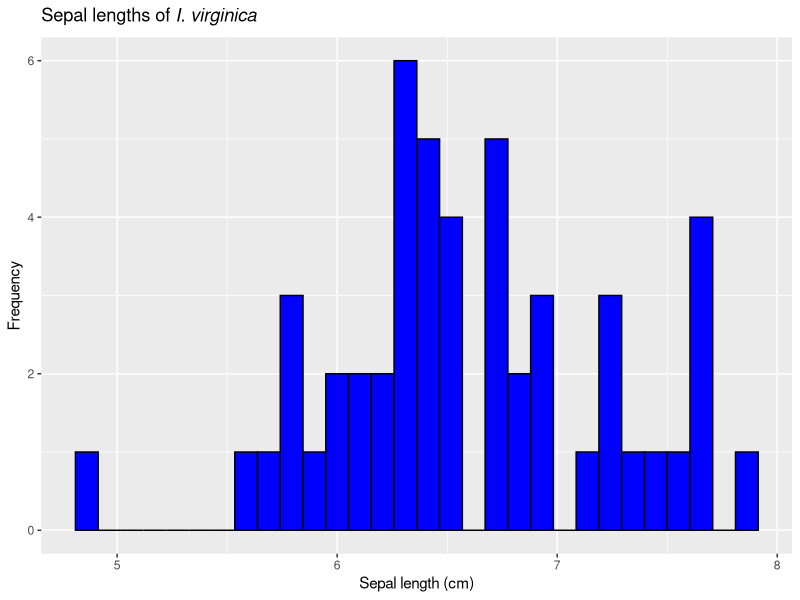
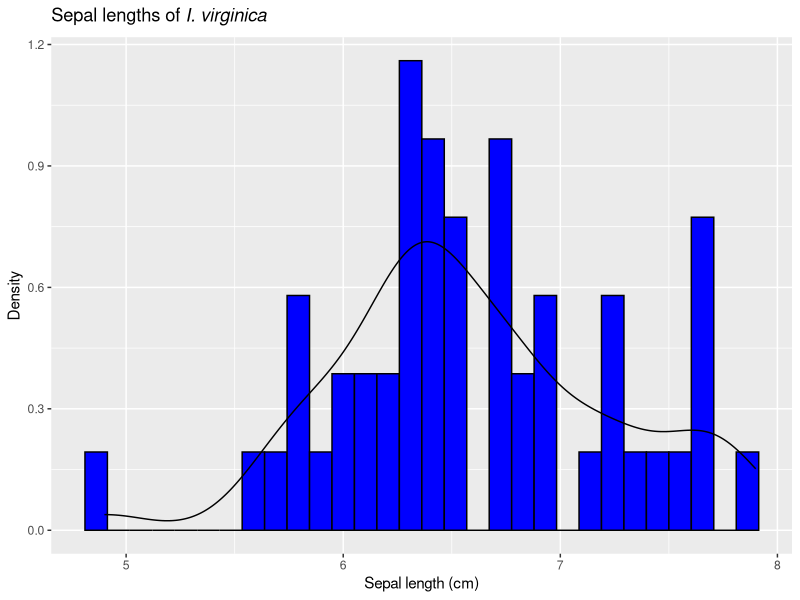
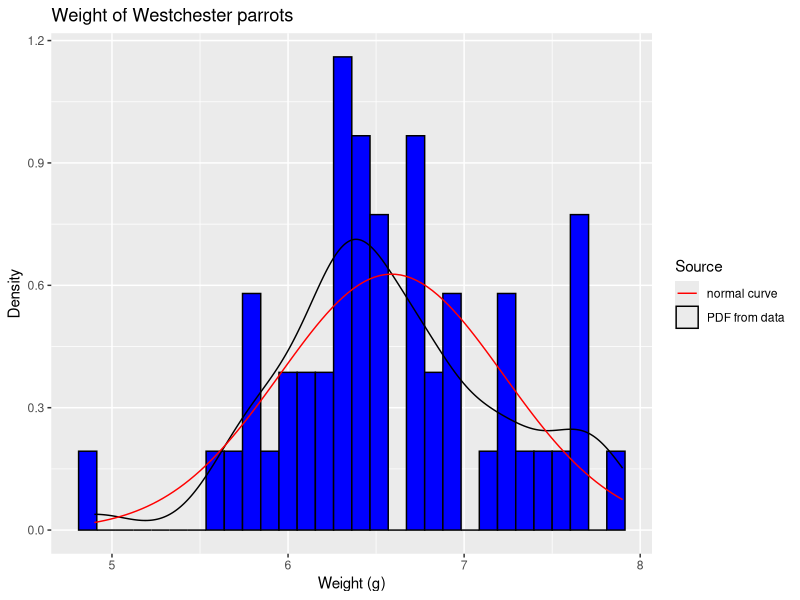
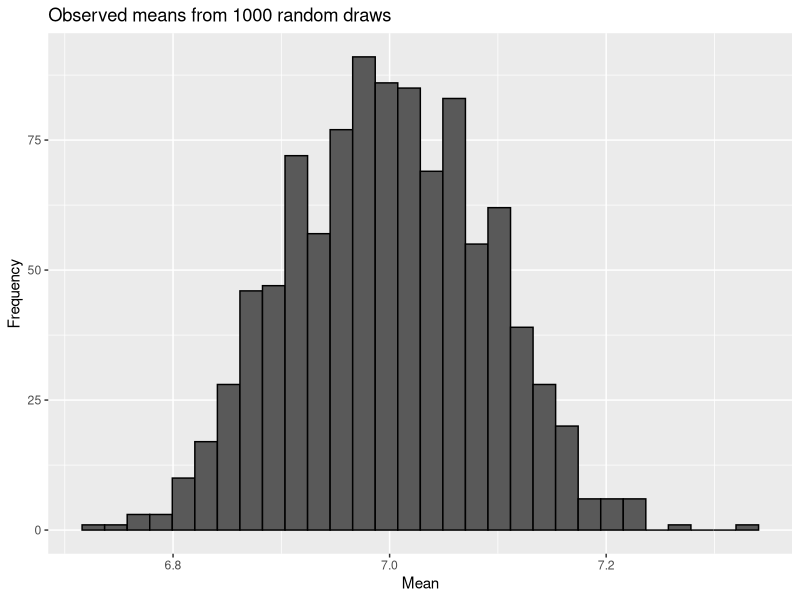
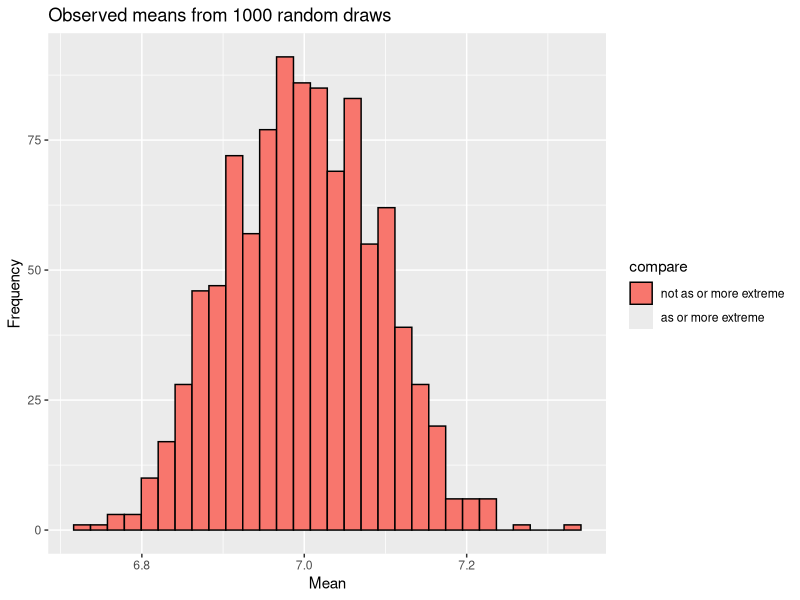

Here is the R script that generated these plots, in order:
## ---- chunk 1
library(ggplot2)
ggplot(iris[iris$Species == "virginica",],
              aes(x=Sepal.Length)) +
  geom_histogram( fill="blue", color="black") +
  labs(title=expression(paste("Sepal lengths of ",italic("I. virginica"))),
       x= "Sepal length (cm)",
       y= "Frequency")
## ---- chunk 2
mean(iris[iris$Species == "virginica","Sepal.Length"])
## ---- chunk 3
ggplot(iris[iris$Species == "virginica",],
              aes(x=Sepal.Length)) +
  geom_histogram(aes(y = ..density..),fill="blue", color="black") +
  geom_density()+
  labs(title=expression(paste("Sepal lengths of ",italic("I. virginica"))),
       x= "Sepal length (cm)",
       y= "Density")
## ---- chunk 4
colors <- c("PDF from data" = "black", "normal curve" = "red")
ggplot(iris[iris$Species == "virginica",],
              aes(x=Sepal.Length)) +
  geom_histogram(aes(y = ..density..),fill="blue", color="black") +
  geom_density(aes(color="PDF from data"))+
  labs(title="Weight of Westchester parrots",
       x= "Weight (g)",
       y= "Density",
       color="Source" ) +
stat_function(fun = dnorm, args = list(mean = mean(iris[iris$Species == "virginica","Sepal.Length"]), sd = sd(iris[iris$Species == "virginica","Sepal.Length"])), aes(color="normal curve"))+
      scale_color_manual(values = colors)

## ---- chunk 5
number_of_draws <- 50
number_of_simulations <- 1000

sampling_experiment<- data.frame("observed_mean" = rep(NA, number_of_simulations))
for(i in 1:number_of_simulations){
sampling_experiment$observed_mean[i] = mean(rnorm(50, 7, sd = sd(iris[iris$Species == "virginica","Sepal.Length"])))
}

## ---- chunk 6
head(sampling_experiment)
## ---- chunk 7
ggplot(sampling_experiment,
              aes(x=observed_mean)) +
  geom_histogram(color="black") +
  labs(title="Observed means from 1000 random draws",
       x= "Mean",
       y= "Frequency")
## ---- chunk 8
sampling_experiment$compare =   ifelse(abs(sampling_experiment$observed_mean-7) >= abs(mean(iris[iris$Species == "virginica","Sepal.Length"])-7), 'as or more extreme', 'not as or more extreme')

sampling_experiment$compare <- factor(sampling_experiment$compare)
levels(sampling_experiment$compare) <- c(levels(sampling_experiment$compare), "as or more extreme")

ggplot(sampling_experiment,
              aes(x=observed_mean, fill=compare)) +
  geom_histogram(color="black") +
  labs(title="Observed means from 1000 random draws",
       x= "Mean",
       y= "Frequency") +
    scale_fill_discrete(drop = FALSE)

